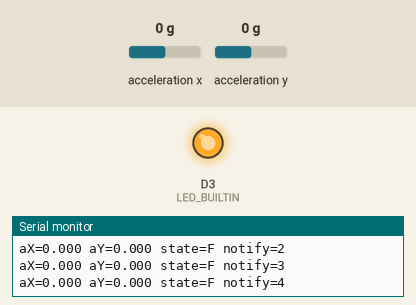
Recording of a sketch running on a simulated nRF52 board. Shown: output pins drawn as LEDs (lit = HIGH), the last lines printed to the serial monitor. The inputs (shaded band) are chosen by the test bench; at power-on: acceleration y 0 g, acceleration x 0 g. A phone connects over Bluetooth LE 3 s after start.

Above: at 1.2 s.
1.3 s: acceleration y set to -0.4 g
2.8 s: acceleration y set to -0.7 g
At 4.3 s:
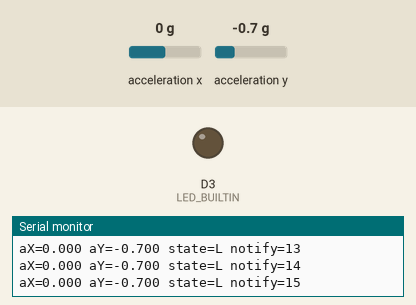
Timing chart, 0 to 5.8 s (numbered marks = the images above; inputs shaded):
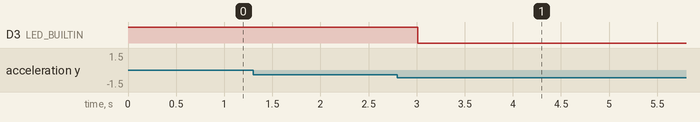

Measured:
- the behaviour switches between -0.5 and -0.6 g on acceleration y (found by bisection; images 0 and 1)
- after the input at 2.8 s, D3 (LED_BUILTIN): HIGH → LOW after 0.21 s

The sketch:

xiao_nrf52840_imu_ble_sender.ino
```cpp
/*
  파일 설명:
    XIAO nRF52840 Sense의 LSM6DS3 가속도값으로 간단한 자세 상태를 분류하고
    BLE notify로 ESP32-S3 브리지에 1바이트 토큰을 전송합니다.

  전체 흐름:
    1. LSM6DS3에서 aX/aY를 읽습니다.
    2. classifyPosture가 L/R/S/F/O 토큰으로 단순 분류합니다.
    3. BLE service 0xAAAA / characteristic 0xBBBB에 현재 토큰을 write/notify합니다.
    4. ESP32-S3 브리지가 notify를 받아 STM32 UART로 전달합니다.

  상태 토큰:
    L=left, R=right, S=sniffing, F=front-low, O=angle-over
*/
#include <LSM6DS3.h>
#include <Wire.h>
#include <bluefruit.h>

LSM6DS3 myIMU(I2C_MODE, 0x6A);

BLEService pillowService(0xAAAA);
BLECharacteristic stateChar(0xBBBB);

#define LEFT_RIGHT_THRESHOLD 0.60f
#define SNIFFING_X_LOW 0.53f
#define SNIFFING_X_HIGH 0.59f
#define SEND_INTERVAL_MS 300

static char lastState = '?';
static uint32_t notifyCount = 0;

// X/Y 가속도 임계값만으로 베개/머리 자세를 1바이트 상태 토큰으로 단순 분류합니다.
static char classifyPosture(float aX, float aY) {
  if (aY >= LEFT_RIGHT_THRESHOLD) {
    return 'R';
  }
  if (aY <= -LEFT_RIGHT_THRESHOLD) {
    return 'L';
  }
  if (aX >= SNIFFING_X_LOW && aX <= SNIFFING_X_HIGH) {
    return 'S';
  }
  if (aX < SNIFFING_X_LOW) {
    return 'F';
  }
  return 'O';
}

// IMU, BLE peripheral, advertising, notify characteristic을 초기화합니다.
void setup() {
  Serial.begin(115200);
  pinMode(LED_BUILTIN, OUTPUT);
  digitalWrite(LED_BUILTIN, HIGH);

  if (myIMU.begin() != 0) {
    Serial.println("IMU init failed.");
    while (1) {
      delay(100);
    }
  }

  Bluefruit.begin();
  Bluefruit.setName("SmartPillow");
  Bluefruit.setTxPower(4);

  pillowService.begin();
  stateChar.setProperties(CHR_PROPS_READ | CHR_PROPS_NOTIFY);
  stateChar.setPermission(SECMODE_OPEN, SECMODE_NO_ACCESS);
  stateChar.setFixedLen(1);
  stateChar.begin();
  stateChar.write8('N');

  Bluefruit.Advertising.addFlags(BLE_GAP_ADV_FLAGS_LE_ONLY_GENERAL_DISC_MODE);
  Bluefruit.Advertising.addTxPower();
  Bluefruit.Advertising.addService(pillowService);
  Bluefruit.Advertising.addName();
  Bluefruit.Advertising.restartOnDisconnect(true);
  Bluefruit.Advertising.start(0);

  Serial.println("SmartPillow IMU BLE sender started.");
  Serial.println("States: L=left, R=right, S=sniffing, F=front-low, O=angle-over.");
}

// 주기적으로 IMU를 읽고 상태 토큰을 characteristic 값과 BLE notify로 전송합니다.
void loop() {
  float aX = myIMU.readFloatAccelX();
  float aY = myIMU.readFloatAccelY();
  char state = classifyPosture(aX, aY);

  digitalWrite(LED_BUILTIN, (state == 'L' || state == 'R' || state == 'S') ? LOW : HIGH);

  stateChar.write8(state);
  if (stateChar.notifyEnabled()) {
    stateChar.notify8(state);
    notifyCount++;
  }

  if (state != lastState) {
    Serial.print("state changed: ");
    Serial.print(lastState);
    Serial.print(" -> ");
    Serial.println(state);
    lastState = state;
  }

  Serial.print("aX=");
  Serial.print(aX, 3);
  Serial.print(" aY=");
  Serial.print(aY, 3);
  Serial.print(" state=");
  Serial.print(state);
  Serial.print(" notify=");
  Serial.println(notifyCount);

  delay(SEND_INTERVAL_MS);
}
```
